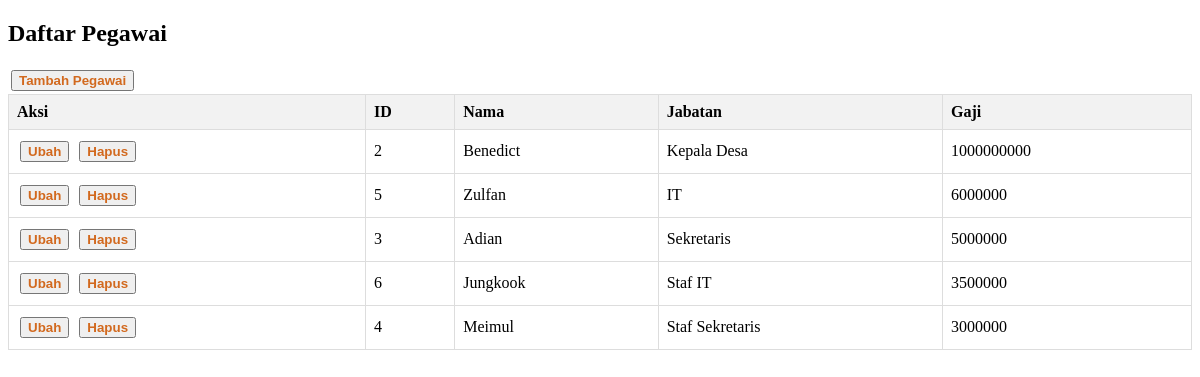
Screenshot of /lihatPegawai.php with the database file from the repository.
### tables this page shows
CREATE TABLE `pegawai` (
  `id_pegawai` int(11) NOT NULL COMMENT 'Primary Key',
  `nama` varchar(100) NOT NULL,
  `jabatan` varchar(20) NOT NULL,
  `gaji` int(10) NOT NULL
);

### index.php (called while the page is built, shortened)
<?php
$server = "localhost";
$user = "root";
$pass = "";
$db = "kuis1_pemweb2";
try {
    $conn = new PDO("mysql:host=$server;dbname=$db", $user, $pass);
    $conn->setAttribute(PDO::ATTR_ERRMODE, PDO::ERRMODE_EXCEPTION);
    function lihatPegawai()
    {
        global $conn;
        $stmt = $conn->prepare("SELECT * FROM pegawai order by gaji desc");
        $stmt->execute();
        return $stmt->fetchAll(PDO::FETCH_ASSOC);
    }
} catch (PDOException $e) {
    echo "Connection failed: " . $e->getMessage();
}

### lihatPegawai.php (the view, shortened to what this page needs)
<?php
include 'index.php';
$employees = lihatPegawai();
?>
<!DOCTYPE html>
<html lang="en">
<head>
</head>
<body>
    <h2>Daftar Pegawai</h2>
    <button>
        <a href="addPegawai.php">Tambah Pegawai</a>
    </button>
    <table>
        <thead>
            <tr>
                <th>Aksi</th>
                <th>ID</th>
                <th>Nama</th>
                <th>Jabatan</th>
                <th>Gaji</th>
            </tr>
        </thead>
        <tbody>
            <?php foreach ($employees as $employee): ?>
            <tr>
                <td>
                    <button>
                        <a href="editPegawai.php?id=<?=$employee['id_pegawai'];?>">Ubah</a>
                    </button>
                    <button>
                        <a href="deletePegawai.php?id=<?=$employee['id_pegawai'];?>">Hapus</a>
                    </button>
                </td>
                <td><?=$employee['id_pegawai'];?></td>
                <td><?=$employee['nama'];?></td>
                <td><?=$employee['jabatan'];?></td>
                <td><?=$employee['gaji'];?></td>
            </tr>
            <?php endforeach;?>
        </tbody>
    </table>
</body>
</html>

### lihatPegawai.php (style rules this page uses)
table { border-collapse: collapse; width: 100%; }
button { margin: 3px; }
a { text-decoration: none; list-style: none; color: chocolate; font-weight: 700; }
th, td { border: 1px solid #dddddd; text-align: left; padding: 8px; }
th { background-color: #f2f2f2; }

### rows the page displays
pegawai: id_pegawai "2", nama "Benedict", jabatan "Kepala Desa", gaji "1000000000"
pegawai: id_pegawai "5", nama "Zulfan", jabatan "IT", gaji "6000000"
pegawai: id_pegawai "3", nama "Adian", jabatan "Sekretaris", gaji "5000000"
pegawai: id_pegawai "6", nama "Jungkook", jabatan "Staf IT", gaji "3500000"
pegawai: id_pegawai "4", nama "Meimul", jabatan "Staf Sekretaris", gaji "3000000"
